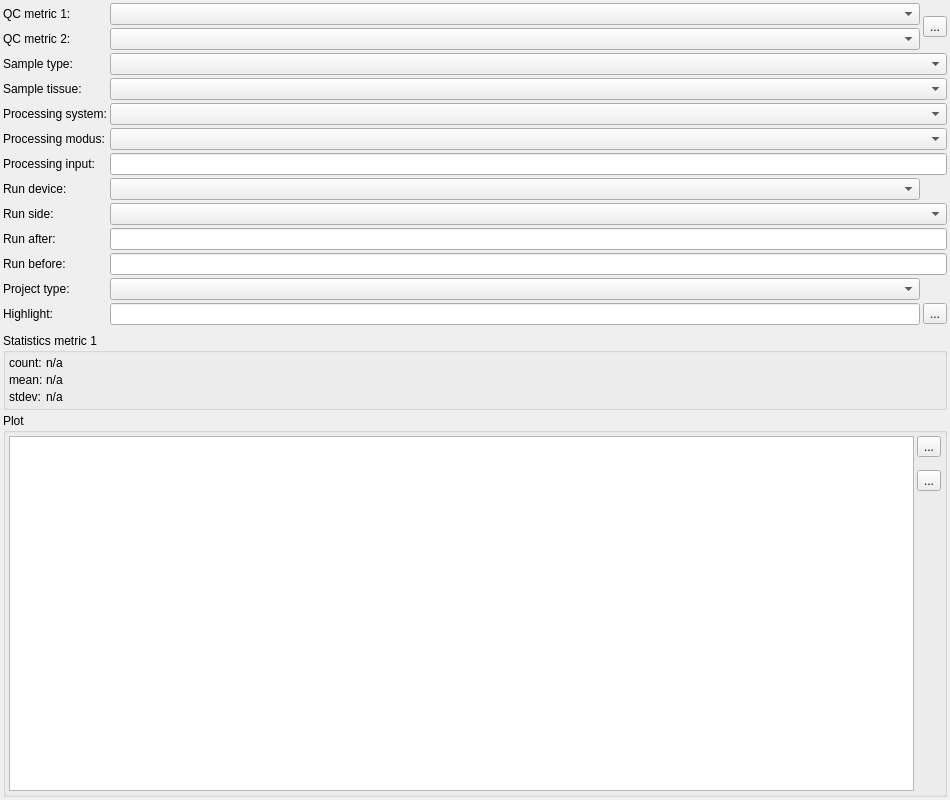
<?xml version="1.0" encoding="UTF-8"?>
<ui version="4.0">
 <class>DBQCWidget</class>
 <widget class="QWidget" name="DBQCWidget">
  <property name="geometry">
   <rect>
    <x>0</x>
    <y>0</y>
    <width>950</width>
    <height>800</height>
   </rect>
  </property>
  <property name="minimumSize">
   <size>
    <width>950</width>
    <height>800</height>
   </size>
  </property>
  <property name="windowTitle">
   <string>Form</string>
  </property>
  <layout class="QVBoxLayout" name="verticalLayout" stretch="0,0,0,1">
   <property name="spacing">
    <number>3</number>
   </property>
   <property name="leftMargin">
    <number>3</number>
   </property>
   <property name="topMargin">
    <number>3</number>
   </property>
   <property name="rightMargin">
    <number>3</number>
   </property>
   <property name="bottomMargin">
    <number>3</number>
   </property>
   <item>
    <layout class="QGridLayout" name="gridLayout_2">
     <property name="spacing">
      <number>3</number>
     </property>
     <item row="2" column="1" colspan="2">
      <widget class="QComboBox" name="sample_type">
       <item>
        <property name="text">
         <string/>
        </property>
       </item>
       <item>
        <property name="text">
         <string>normal (no FFPE)</string>
        </property>
       </item>
       <item>
        <property name="text">
         <string>normal (FFPE)</string>
        </property>
       </item>
       <item>
        <property name="text">
         <string>tumor (no FFPE)</string>
        </property>
       </item>
       <item>
        <property name="text">
         <string>tumor (FFPE)</string>
        </property>
       </item>
      </widget>
     </item>
     <item row="12" column="0">
      <widget class="QLabel" name="label_6">
       <property name="toolTip">
        <string>&lt;html&gt;&lt;head/&gt;&lt;body&gt;&lt;p&gt;Processed sample names to highlight.&lt;/p&gt;&lt;p&gt;Invalid processed sample names are listed in the tooltip of the text input field.&lt;/p&gt;&lt;/body&gt;&lt;/html&gt;</string>
       </property>
       <property name="text">
        <string>Highlight:</string>
       </property>
      </widget>
     </item>
     <item row="8" column="0">
      <widget class="QLabel" name="label_11">
       <property name="text">
        <string>Run side:</string>
       </property>
      </widget>
     </item>
     <item row="10" column="0">
      <widget class="QLabel" name="label_14">
       <property name="text">
        <string>Run before:</string>
       </property>
      </widget>
     </item>
     <item row="3" column="0">
      <widget class="QLabel" name="label_10">
       <property name="text">
        <string>Sample tissue:</string>
       </property>
      </widget>
     </item>
     <item row="7" column="1">
      <widget class="DBComboBox" name="run_device"/>
     </item>
     <item row="0" column="1">
      <widget class="DBComboBox" name="term"/>
     </item>
     <item row="5" column="0">
      <widget class="QLabel" name="label_9">
       <property name="text">
        <string>Processing modus:</string>
       </property>
      </widget>
     </item>
     <item row="6" column="1" colspan="2">
      <widget class="QLineEdit" name="processing_input"/>
     </item>
     <item row="9" column="0">
      <widget class="QLabel" name="label_13">
       <property name="text">
        <string>Run after:</string>
       </property>
      </widget>
     </item>
     <item row="7" column="0">
      <widget class="QLabel" name="label_15">
       <property name="text">
        <string>Run device:</string>
       </property>
      </widget>
     </item>
     <item row="0" column="0">
      <widget class="QLabel" name="label_4">
       <property name="text">
        <string>QC metric 1:</string>
       </property>
      </widget>
     </item>
     <item row="4" column="1" colspan="2">
      <widget class="DBComboBox" name="processing_system"/>
     </item>
     <item row="0" column="2" rowspan="2">
      <widget class="QToolButton" name="swap_metrics">
       <property name="toolTip">
        <string>&lt;html&gt;&lt;head/&gt;&lt;body&gt;&lt;p&gt;Swap metrics (if two are given).&lt;/p&gt;&lt;/body&gt;&lt;/html&gt;</string>
       </property>
       <property name="text">
        <string>...</string>
       </property>
       <property name="icon">
        <iconset resource="GSvar.qrc">
         <normaloff>:/Icons/Exchange.png</normaloff>:/Icons/Exchange.png</iconset>
       </property>
      </widget>
     </item>
     <item row="4" column="0">
      <widget class="QLabel" name="label_5">
       <property name="text">
        <string>Processing system:</string>
       </property>
      </widget>
     </item>
     <item row="8" column="1" colspan="2">
      <widget class="QComboBox" name="run_side"/>
     </item>
     <item row="1" column="0">
      <widget class="QLabel" name="label_7">
       <property name="toolTip">
        <string>Second QC metric used to create a scatterplot.</string>
       </property>
       <property name="text">
        <string>QC metric 2:</string>
       </property>
      </widget>
     </item>
     <item row="6" column="0">
      <widget class="QLabel" name="label_12">
       <property name="text">
        <string>Processing input:</string>
       </property>
      </widget>
     </item>
     <item row="12" column="2">
      <widget class="QToolButton" name="highlight_btn">
       <property name="toolTip">
        <string/>
       </property>
       <property name="text">
        <string>...</string>
       </property>
       <property name="icon">
        <iconset resource="GSvar.qrc">
         <normaloff>:/Icons/Import.png</normaloff>:/Icons/Import.png</iconset>
       </property>
       <property name="popupMode">
        <enum>QToolButton::InstantPopup</enum>
       </property>
      </widget>
     </item>
     <item row="1" column="1">
      <widget class="DBComboBox" name="term2"/>
     </item>
     <item row="9" column="1" colspan="2">
      <widget class="QLineEdit" name="run_after"/>
     </item>
     <item row="10" column="1" colspan="2">
      <widget class="QLineEdit" name="run_before"/>
     </item>
     <item row="3" column="1" colspan="2">
      <widget class="QComboBox" name="sample_tissue"/>
     </item>
     <item row="5" column="1" colspan="2">
      <widget class="QComboBox" name="processing_modus"/>
     </item>
     <item row="2" column="0">
      <widget class="QLabel" name="label_8">
       <property name="text">
        <string>Sample type:</string>
       </property>
      </widget>
     </item>
     <item row="12" column="1">
      <widget class="QLineEdit" name="highlight">
       <property name="clearButtonEnabled">
        <bool>false</bool>
       </property>
      </widget>
     </item>
     <item row="11" column="0">
      <widget class="QLabel" name="label_16">
       <property name="text">
        <string>Project type:</string>
       </property>
      </widget>
     </item>
     <item row="11" column="1">
      <widget class="QComboBox" name="project_type"/>
     </item>
    </layout>
   </item>
   <item>
    <spacer name="verticalSpacer">
     <property name="orientation">
      <enum>Qt::Vertical</enum>
     </property>
     <property name="sizeType">
      <enum>QSizePolicy::Fixed</enum>
     </property>
     <property name="sizeHint" stdset="0">
      <size>
       <width>5</width>
       <height>5</height>
      </size>
     </property>
    </spacer>
   </item>
   <item>
    <widget class="QGroupBox" name="groupBox">
     <property name="toolTip">
      <string>&lt;html&gt;&lt;head/&gt;&lt;body&gt;&lt;p&gt;Statistics for the first quality metric.&lt;/p&gt;&lt;p&gt;Values of processed samples with 'bad' quality are excluded. &lt;/p&gt;&lt;/body&gt;&lt;/html&gt;</string>
     </property>
     <property name="title">
      <string>Statistics metric 1</string>
     </property>
     <property name="flat">
      <bool>true</bool>
     </property>
     <layout class="QFormLayout" name="formLayout">
      <property name="horizontalSpacing">
       <number>3</number>
      </property>
      <property name="verticalSpacing">
       <number>3</number>
      </property>
      <property name="leftMargin">
       <number>3</number>
      </property>
      <property name="topMargin">
       <number>3</number>
      </property>
      <property name="rightMargin">
       <number>3</number>
      </property>
      <property name="bottomMargin">
       <number>3</number>
      </property>
      <item row="0" column="0">
       <widget class="QLabel" name="label">
        <property name="text">
         <string>count:</string>
        </property>
       </widget>
      </item>
      <item row="0" column="1">
       <widget class="QLabel" name="count">
        <property name="text">
         <string>n/a</string>
        </property>
       </widget>
      </item>
      <item row="1" column="0">
       <widget class="QLabel" name="label_2">
        <property name="text">
         <string>mean:</string>
        </property>
       </widget>
      </item>
      <item row="1" column="1">
       <widget class="QLabel" name="mean">
        <property name="text">
         <string>n/a</string>
        </property>
       </widget>
      </item>
      <item row="2" column="0">
       <widget class="QLabel" name="label_3">
        <property name="text">
         <string>stdev:</string>
        </property>
       </widget>
      </item>
      <item row="2" column="1">
       <widget class="QLabel" name="stdev">
        <property name="text">
         <string>n/a</string>
        </property>
       </widget>
      </item>
     </layout>
    </widget>
   </item>
   <item>
    <widget class="QGroupBox" name="groupBox_2">
     <property name="title">
      <string>Plot</string>
     </property>
     <property name="flat">
      <bool>true</bool>
     </property>
     <layout class="QGridLayout" name="gridLayout" columnstretch="1,0">
      <property name="leftMargin">
       <number>3</number>
      </property>
      <property name="topMargin">
       <number>3</number>
      </property>
      <property name="rightMargin">
       <number>3</number>
      </property>
      <property name="bottomMargin">
       <number>3</number>
      </property>
      <property name="spacing">
       <number>3</number>
      </property>
      <item row="2" column="1">
       <widget class="QToolButton" name="export_btn">
        <property name="toolTip">
         <string>&lt;html&gt;&lt;head/&gt;&lt;body&gt;&lt;p&gt;Copy values of QC metric 1 to clipboard.&lt;/p&gt;&lt;/body&gt;&lt;/html&gt;</string>
        </property>
        <property name="text">
         <string>...</string>
        </property>
        <property name="icon">
         <iconset resource="GSvar.qrc">
          <normaloff>:/Icons/CopyClipboard.png</normaloff>:/Icons/CopyClipboard.png</iconset>
        </property>
       </widget>
      </item>
      <item row="0" column="0" rowspan="4">
       <widget class="QChartView" name="plot">
        <property name="minimumSize">
         <size>
          <width>0</width>
          <height>0</height>
         </size>
        </property>
        <property name="contextMenuPolicy">
         <enum>Qt::DefaultContextMenu</enum>
        </property>
       </widget>
      </item>
      <item row="0" column="1">
       <widget class="QToolButton" name="reset_zoom">
        <property name="toolTip">
         <string>Reset zoom.</string>
        </property>
        <property name="text">
         <string>...</string>
        </property>
        <property name="icon">
         <iconset resource="GSvar.qrc">
          <normaloff>:/Icons/Zoom_reset.png</normaloff>:/Icons/Zoom_reset.png</iconset>
        </property>
       </widget>
      </item>
      <item row="3" column="1">
       <spacer name="verticalSpacer_3">
        <property name="orientation">
         <enum>Qt::Vertical</enum>
        </property>
        <property name="sizeHint" stdset="0">
         <size>
          <width>20</width>
          <height>40</height>
         </size>
        </property>
       </spacer>
      </item>
      <item row="1" column="1">
       <spacer name="verticalSpacer_4">
        <property name="orientation">
         <enum>Qt::Vertical</enum>
        </property>
        <property name="sizeType">
         <enum>QSizePolicy::Fixed</enum>
        </property>
        <property name="sizeHint" stdset="0">
         <size>
          <width>10</width>
          <height>10</height>
         </size>
        </property>
       </spacer>
      </item>
     </layout>
    </widget>
   </item>
  </layout>
 </widget>
 <customwidgets>
  <customwidget>
   <class>DBComboBox</class>
   <extends>QComboBox</extends>
   <header>DBComboBox.h</header>
  </customwidget>
  <customwidget>
   <class>QChartView</class>
   <extends>QGraphicsView</extends>
   <header>QtCharts</header>
  </customwidget>
 </customwidgets>
 <resources>
  <include location="GSvar.qrc"/>
 </resources>
 <connections/>
</ui>
